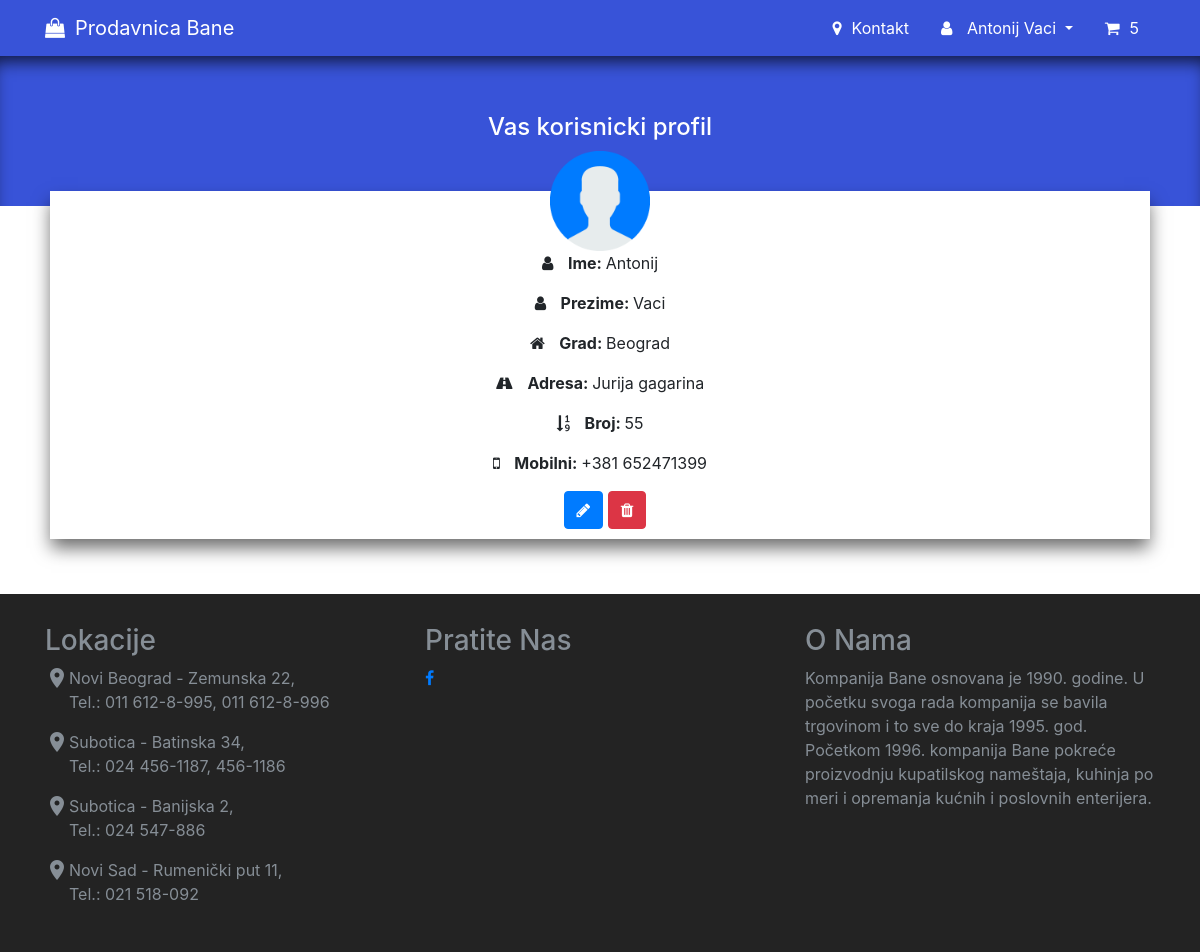
Screenshot of /userProfile.php (signed in) with the database file from the repository.
### tables this page shows
CREATE TABLE `users` (
  `user_id` int(3) NOT NULL,
  `firstname` varchar(255) NOT NULL,
  `lastname` varchar(255) NOT NULL,
  `city` varchar(255) NOT NULL,
  `address` varchar(255) NOT NULL,
  `number` int(5) NOT NULL,
  `phone` int(20) NOT NULL,
  `email` varchar(255) NOT NULL,
  `password` varchar(255) NOT NULL,
  `type` varchar(255) NOT NULL
);

### includes/viewProfile.php (the view)
<main role="main" style="margin-bottom: 35px;">
    <div class="proizvodi text-center">
      <h4>Vas korisnicki profil</h4>
    </div>
	<div class="container" style="padding: 20px;">
	<div class="userProfile">
		<div class="row text-center">
			<div class="col-sm-12 col-md-12">
				<img src="images/user.png" style="width: 100px; margin-top: -50px">
			</div>
		</div>
		<div class="row text-center">
			<div class="col-sm-12 col-md-12">
			<p>
				<i class="fa fa-user profile_icons" aria-hidden="true"></i>
				<b>Ime: </b><?php echo $firstname; ?>
			</p>
			<p>
				<i class="fa fa-user profile_icons" aria-hidden="true"></i>
				<b>Prezime: </b><?php echo $lastname; ?>
			</p>
			<p>
				<i class="fa fa-home profile_icons" aria-hidden="true"></i>
				<b>Grad: </b><?php echo $city; ?>
			</p>
			<p>
				<i class="fa fa-road profile_icons" aria-hidden="true"></i>
				<b>Adresa: </b><?php echo $address; ?>
			</p>
			<p>
				<i class="fa fa-sort-numeric-asc profile_icons" aria-hidden="true"></i>
				<b>Broj: </b><?php echo $number; ?>
			</p>
			<p>
				<i class="fa fa-mobile profile_icons" aria-hidden="true"></i>
				<b>Mobilni: </b><?php echo "+381 " . $phone; ?>
			</p>
				<a href="userProfile.php?user=edit_profile" class="btn btn-primary" style="margin-left: 10px;" >
					<i class="fa fa-pencil" aria-hidden="true"></i>
				</a>
				<a href="#" class="btn btn-danger">
					<i class="fa fa-trash" aria-hidden="true"></i>
				</a>
			</div>
		</div>
	</div>
	</div>
</main>

### includes/header-nav.php (shortened to what this page needs)
<body>
    <nav class="navbar navbar-dark bg-dark" style="background-color: #3853D8!important;">
      <div class=" collapse navbar-collapse container d-flex justify-content-between">
        <a href="index.php" class="navbar-brand"><i class="fa fa-shopping-bag profile_icons" aria-hidden="true"></i>Prodavnica Bane</a>
        <ul class="nav justify-content-end ">
          <li class="nav-item">
            <a class="nav-link text-white" href="kontakt.php"><i class="fa fa-map-marker profile_icons" aria-hidden="true"></i>Kontakt</a>
          </li>
          <?php
          if (isset($_SESSION['type'])) {
            if (isset($_SESSION['type']) === 'admin') {
            echo '<li class="nav-item dropdown ">
      <a class="nav-link dropdown-toggle text-white" href="#" id="navbarDropdown" role="button" data-toggle="dropdown" aria-haspopup="true" aria-expanded="false">
        '. $_SESSION['firstname'].' '. $_SESSION['lastname'] .'
      </a>
      <div class="dropdown-menu" aria-labelledby="navbarDropdown">
        <a class="dropdown-item" href="admin/index.php">Admin</a>
        <div class="dropdown-divider"></div>
        <a class="dropdown-item" href="includes/logout.php">Odjavi se</a>
      </div>
    </li>';
            }else{
          $id = $_SESSION["id"];
          $cartQuantity = "SELECT * FROM cart WHERE user_id = {$id} ";
          $queryFinal = mysqli_query($connection, $cartQuantity);
          $num_rows = mysqli_num_rows($queryFinal);
          $totalProducts = $num_rows;
          $query = "SELECT * FROM users WHERE user_id = {$id}";
          $edit_the_user_by_id = mysqli_query($connection, $query);
          while($row = mysqli_fetch_assoc($edit_the_user_by_id)){
              $firstname = $row['firstname'];
              $lastname = $row['lastname'];
              $city = $row['city'];
              $address = $row['address'];
              $number = $row['number'];
              $phone = $row['phone'];
        }
              echo '<li class="nav-item dropdown ">
      <a class="nav-link dropdown-toggle text-white" href="#" id="navbarDropdown" role="button" data-toggle="dropdown" aria-haspopup="true" aria-expanded="false"><i class="fa fa-user profile_icons" aria-hidden="true"></i>
        '. $firstname .' '. $lastname .'
      </a>
      <div class="dropdown-menu" aria-labelledby="navbarDropdown">
        <a class="dropdown-item" href="userProfile.php"><i class="fa fa-user-circle-o profile_icons" aria-hidden="true"></i>Profil</a>
        <div class="dropdown-divider"></div>
        <a class="dropdown-item" href="includes/logout.php"><i class="fa fa-sign-out profile_icons" aria-hidden="true"></i>Odjavi se</a>
      </div>
    </li>
    <li class="nav-item">
            <a class="nav-link text-white" href="cart.php"><i class="fa fa-shopping-cart profile_icons" aria-hidden="true"></i>' . $totalProducts . '</a>
          </li>
    ';
            }
          }
          ?>
        </ul>
      </div>
    </nav>

### css/custom.css (style rules this page uses)
html, body { height: 100%; }
i { cursor: pointer; }
.profile_icons { margin-right: 10px; }
.proizvodi { -webkit-box-shadow: inset 0px 13px 17px -8px rgba(0,0,0,0.75); -moz-box-shadow: inset 0px 13px 17px -8px rgba(0,0,0,0.75); box-shadow: inset 0px 13px 17px -8px rgba(0,0,0,0.75); background-color: #3853D8; height: 150px; color: white; display: flex; flex-direction: column; justify-content: center; }
.userProfile { background-color: white; padding: 10px; margin-top: -35px; -webkit-box-shadow: 0px 10px 17px -1px rgba(0,0,0,0.58); -moz-box-shadow: 0px 10px 17px -1px rgba(0,0,0,0.58); box-shadow: 0px 10px 17px -1px rgba(0,0,0,0.58); }

### rows the page displays
users: firstname "Antonij", lastname "Vaci", city "Beograd", address "Jurija gagarina", number "55", phone "652471399"

### other values shown
$totalProducts "5"
